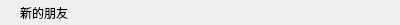
<?xml version="1.0" encoding="UTF-8"?>
<ui version="4.0">
 <class>GroupTipItem</class>
 <widget class="QWidget" name="GroupTipItem">
  <property name="geometry">
   <rect>
    <x>0</x>
    <y>0</y>
    <width>400</width>
    <height>25</height>
   </rect>
  </property>
  <property name="minimumSize">
   <size>
    <width>0</width>
    <height>25</height>
   </size>
  </property>
  <property name="maximumSize">
   <size>
    <width>16777215</width>
    <height>30</height>
   </size>
  </property>
  <property name="windowTitle">
   <string>Form</string>
  </property>
  <layout class="QVBoxLayout" name="verticalLayout">
   <property name="spacing">
    <number>0</number>
   </property>
   <property name="leftMargin">
    <number>20</number>
   </property>
   <property name="topMargin">
    <number>0</number>
   </property>
   <property name="rightMargin">
    <number>0</number>
   </property>
   <property name="bottomMargin">
    <number>0</number>
   </property>
   <item>
    <widget class="QLabel" name="label">
     <property name="text">
      <string>新的朋友</string>
     </property>
    </widget>
   </item>
  </layout>
 </widget>
 <resources/>
 <connections/>
</ui>
